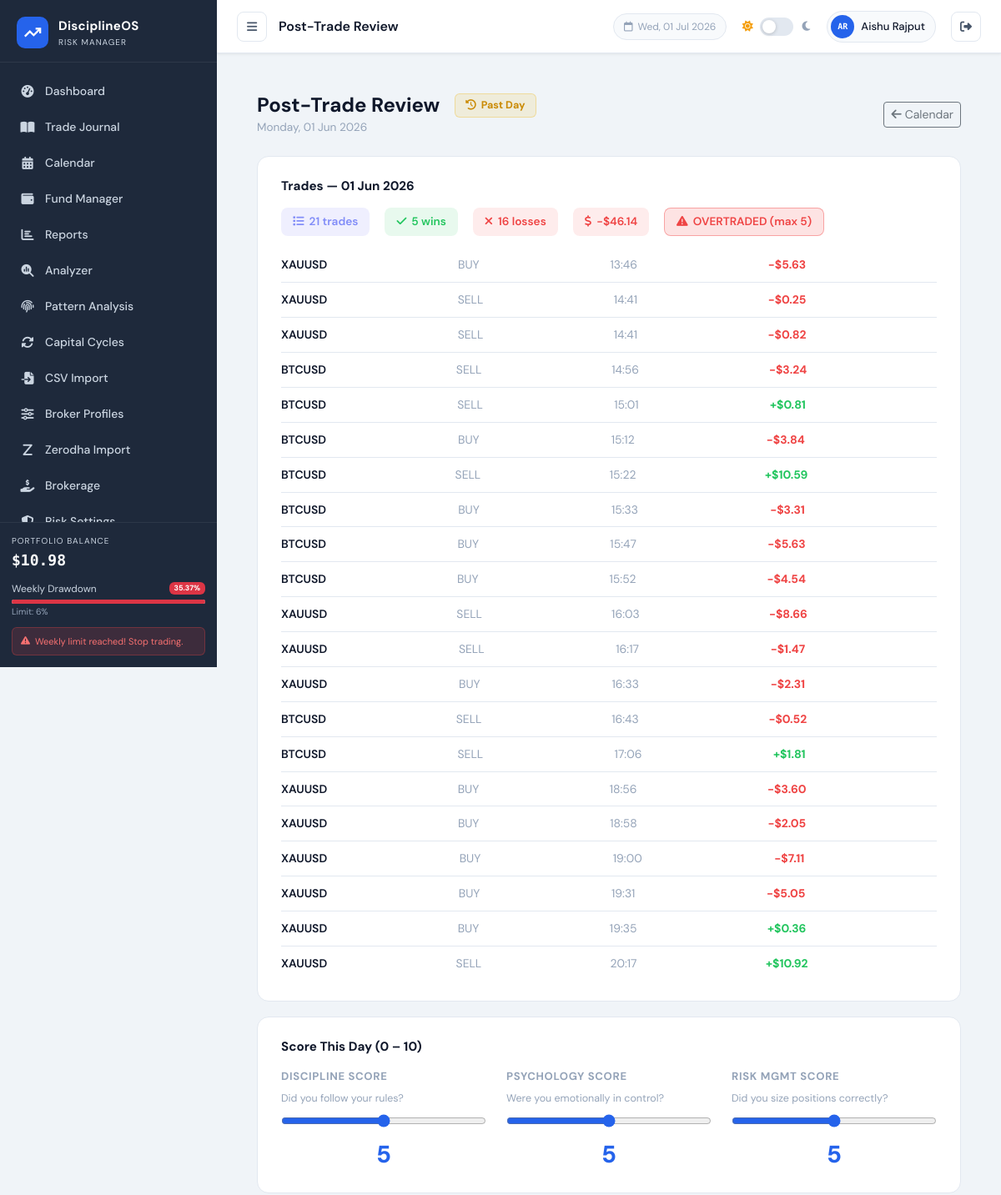
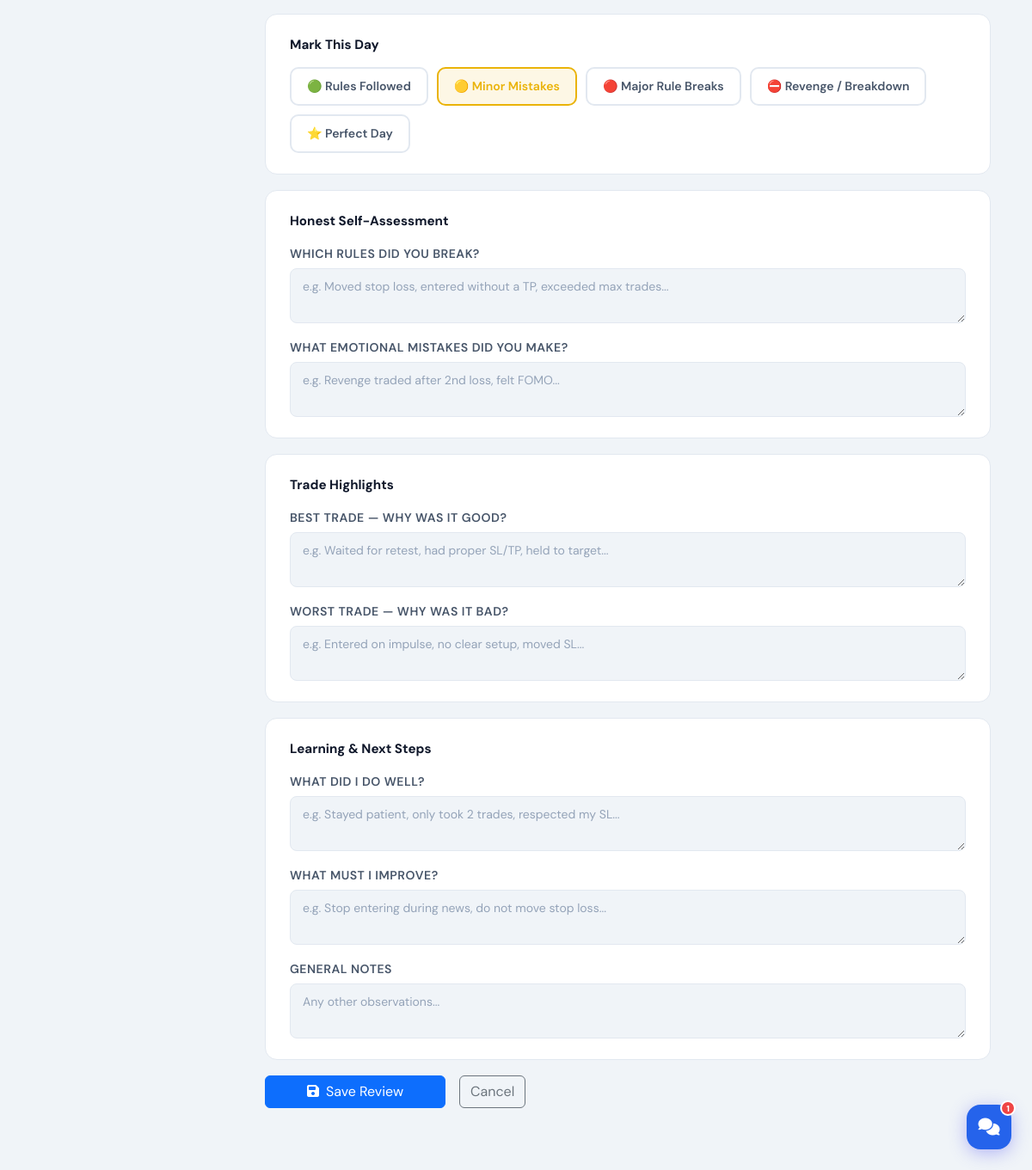
The app's page /pages/post_analysis.php?date=2026-06-01 (signed in) with its own data (2 pictures, top to bottom).
### tables this page shows
CREATE TABLE `users` (
  `id` int NOT NULL,
  `name` varchar(100) NOT NULL,
  `email` varchar(150) NOT NULL,
  `password` varchar(255) NOT NULL,
  `initial_balance` decimal(15,2) DEFAULT '10000.00',
  `currency` varchar(10) NOT NULL DEFAULT 'USD',
  `role` enum('user','admin') NOT NULL DEFAULT 'user',
  `last_login_at` datetime DEFAULT NULL,
  `last_active_at` datetime DEFAULT NULL,
  `login_count` int NOT NULL DEFAULT '0',
  `daily_loss_pct` decimal(5,2) DEFAULT NULL,
  `weekly_loss_pct` decimal(5,2) DEFAULT NULL,
  `warning_threshold_pct` decimal(5,2) DEFAULT NULL,
  `profit_lock_mode` tinyint DEFAULT NULL,
  `max_trades_per_day` int DEFAULT NULL,
  `max_risk_per_trade_pct` decimal(5,2) DEFAULT NULL,
  `signup_ip` varchar(45) DEFAULT NULL,
  `created_at` timestamp NOT NULL DEFAULT CURRENT_TIMESTAMP
);

CREATE TABLE `trades` (
  `id` int NOT NULL,
  `user_id` int NOT NULL DEFAULT '1',
  `trade_datetime` datetime NOT NULL COMMENT 'Closing time of trade',
  `open_time` datetime DEFAULT NULL COMMENT 'Opening time of trade (from broker CSV)',
  `symbol` varchar(20) NOT NULL,
  `entry_price` decimal(15,4) NOT NULL,
  `exit_price` decimal(15,4) NOT NULL,
  `quantity` decimal(15,4) NOT NULL,
  `profit_loss` float NOT NULL COMMENT 'Signed float: positive=profit, negative=loss',
  `brokerage` decimal(10,4) NOT NULL DEFAULT '0.0000' COMMENT 'Commission/brokerage charge (always positive $)',
  `swap` decimal(10,4) NOT NULL DEFAULT '0.0000' COMMENT 'Overnight swap charge (signed)',
  `trade_type` enum('buy','sell','buy_limit','sell_limit') NOT NULL DEFAULT 'buy' COMMENT 'Direction of trade',
  `close_reason` varchar(20) DEFAULT NULL COMMENT 'sl=stop loss, tp=take profit, user=manual, so=stop out',
  `ticket` varchar(50) DEFAULT NULL COMMENT 'Broker ticket/order ID',
  `import_source` varchar(50) DEFAULT NULL COMMENT 'csv_import or manual',
  `notes` text,
  `sl_amount` decimal(10,2) DEFAULT NULL COMMENT 'Stop loss risk in USD',
  `tp_amount` decimal(10,2) DEFAULT NULL COMMENT 'Take profit target in USD',
  `created_at` timestamp NOT NULL DEFAULT CURRENT_TIMESTAMP
);

### pages/post_analysis.php (the view, shortened to what the rows shown need)
<?php
require_once '../config/db.php';
$rootPath  = '../';
$userId = getCurrentUserId();
$today     = date('Y-m-d');
$db        = getDB();
$rawDate    = $_GET['date'] ?? $_POST['target_date'] ?? $today;
$targetDate = (preg_match('/^\d{4}-\d{2}-\d{2}$/', $rawDate) && $rawDate <= $today)
              ? $rawDate : $today;
$stmt = $db->prepare("SELECT * FROM trades WHERE user_id=? AND DATE(trade_datetime)=? ORDER BY trade_datetime ASC");
$stmt->execute([$userId, $targetDate]);
$dateTrades = $stmt->fetchAll();
include '../includes/header.php';
?>
<div class="container-fluid px-4 py-4" style="max-width:900px">
    <div class="d-flex align-items-center justify-content-between mb-4 flex-wrap gap-2">
        <div>
            <div style="display:flex;align-items:center;gap:8px;flex-wrap:wrap">
                <h2 style="font-weight:700;font-size:1.5rem;margin:0">Post-Trade Review</h2>
            </div>
        </div>
    </div>
    <div class="pa-card">
        <?php if (empty($dateTrades)): ?>
            <div style="color:var(--text-muted);font-size:.9rem">No trades recorded in the journal for this day.</div>
        <?php else: ?>
        <?php foreach ($dateTrades as $t): ?>
        <div class="trade-mini">
            <div style="font-weight:600"><?= htmlspecialchars($t['symbol']) ?></div>
            <div style="color:var(--text-muted)"><?= strtoupper($t['trade_type']) ?></div>
            <div style="color:var(--text-muted)"><?= date('H:i', strtotime($t['trade_datetime'])) ?></div>
            <div style="color:<?= $t['profit_loss']>=0?'#22c55e':'#ef4444' ?>;font-weight:700"><?= formatPL($t['profit_loss']) ?></div>
        </div>
        <?php endforeach; ?>
        <?php endif; ?>
    </div>
</div>
<?php include '../includes/footer.php'; ?>

### includes/header.php (shortened to what the rows shown need)
<?php
$currentPage = basename($_SERVER['PHP_SELF'], '.php');
?>
<!DOCTYPE html>
<html lang="en" data-theme="light">
<head>
    <link href="https://cdn.jsdelivr.net/npm/bootstrap@5.3.2/dist/css/bootstrap.min.css" rel="stylesheet">
    <link href="https://cdnjs.cloudflare.com/ajax/libs/font-awesome/6.5.0/css/all.min.css" rel="stylesheet">
    <link href="<?= $rootPath ?? '' ?>assets/css/style.css?v=1.0.2" rel="stylesheet">
</head>
<body>
        <?php if (isAdmin()): ?>
        <div style="margin:12px 16px;border-top:1px solid rgba(255,255,255,.07)"></div>
        <div style="font-size:10px;font-weight:700;letter-spacing:.08em;color:rgba(250,204,21,.7);text-transform:uppercase;padding:4px 20px 2px">
            <i class="fas fa-shield-halved me-1" style="color:rgba(250,204,21,.7)"></i>Admin Only
        </div>
        <a href="<?= $rootPath ?? '' ?>pages/admin.php" class="nav-item <?= $currentPage === 'admin' ? 'active' : '' ?>" style="margin:2px 12px;border-radius:8px">
            <i class="fas fa-chart-line" style="color:rgba(250,204,21,.8)"></i><span style="font-weight:700">User Analytics</span>
        </a>
        <a href="<?= $rootPath ?? '' ?>demo/index.php" class="nav-item" style="background:linear-gradient(135deg,rgba(124,58,237,.12),rgba(37,99,235,.12));border:1px solid rgba(124,58,237,.25);margin:4px 12px;border-radius:8px;padding:10px 14px">
            <i class="fas fa-flask-vial" style="color:var(--accent-purple)"></i><span style="font-weight:700">Demo Trading</span>
        </a>
        <a href="<?= $rootPath ?? '' ?>india/index.php" class="nav-item" style="background:linear-gradient(135deg,rgba(255,153,51,.12),rgba(19,136,8,.12));border:1px solid rgba(255,153,51,.25);margin:4px 12px;border-radius:8px;padding:10px 14px">
            <span style="font-size:16px;margin-right:2px">🇮🇳</span><span style="font-weight:700">India Market</span>
        </a>
        <?php endif; ?>
<div class="main-wrapper" id="mainWrapper">
    <header class="top-bar">
        <div class="topbar-right">
            <?php
            $__loggedUser = getLoggedInUser();
            $__uname      = $__loggedUser['name'] ?? ($_SESSION['user_name'] ?? 'User');
            $__words      = array_filter(explode(' ', $__uname));
            $__initials   = strtoupper(implode('', array_map(fn($w) => $w[0], $__words)));
            $__initials   = substr($__initials, 0, 2);
            ?>
            <div class="user-chip" style="cursor:pointer" title="Account Settings"
                 onclick="window.location='<?= $rootPath ?? '' ?>pages/account.php'">
                <div class="user-avatar"><?= htmlspecialchars($__initials) ?></div>
                <span><?= htmlspecialchars($__uname) ?></span>
            </div>
        </div>
    </header>
    <div class="page-content">

### records on screen
users: name "AR", name "Aishu Rajput"
trades: symbol "XAUUSD", trade_type "BUY", trade_datetime "13:46", profit_loss "-$5.63"
trades: symbol "XAUUSD", trade_type "SELL", trade_datetime "14:41", profit_loss "-$0.25"
trades: symbol "XAUUSD", trade_type "SELL", trade_datetime "14:41", profit_loss "-$0.82"
trades: symbol "BTCUSD", trade_type "SELL", trade_datetime "14:56", profit_loss "-$3.24"
trades: symbol "BTCUSD", trade_type "SELL", trade_datetime "15:01", profit_loss "+$0.81"
trades: symbol "BTCUSD", trade_type "BUY", trade_datetime "15:12", profit_loss "-$3.84"
trades: symbol "BTCUSD", trade_type "SELL", trade_datetime "15:22", profit_loss "+$10.59"
trades: symbol "BTCUSD", trade_type "BUY", trade_datetime "15:33", profit_loss "-$3.31"
trades: symbol "BTCUSD", trade_type "BUY", trade_datetime "15:47", profit_loss "-$5.63"
trades: symbol "BTCUSD", trade_type "BUY", trade_datetime "15:52", profit_loss "-$4.54"
trades: symbol "XAUUSD", trade_type "SELL", trade_datetime "16:03", profit_loss "-$8.66"
trades: symbol "XAUUSD", trade_type "SELL", trade_datetime "16:17", profit_loss "-$1.47"
trades: symbol "XAUUSD", trade_type "BUY", trade_datetime "16:33", profit_loss "-$2.31"
trades: symbol "BTCUSD", trade_type "SELL", trade_datetime "16:43", profit_loss "-$0.52"
trades: symbol "BTCUSD", trade_type "SELL", trade_datetime "17:06", profit_loss "+$1.81"
trades: symbol "XAUUSD", trade_type "BUY", trade_datetime "18:56", profit_loss "-$3.60"
trades: symbol "XAUUSD", trade_type "BUY", trade_datetime "18:58", profit_loss "-$2.05"
trades: symbol "XAUUSD", trade_type "BUY", trade_datetime "19:00", profit_loss "-$7.11"
trades: symbol "XAUUSD", trade_type "BUY", trade_datetime "19:31", profit_loss "-$5.05"
trades: symbol "XAUUSD", trade_type "BUY", trade_datetime "19:35", profit_loss "+$0.36"
trades: symbol "XAUUSD", trade_type "SELL", trade_datetime "20:17", profit_loss "+$10.92"

### other values on screen
APP_NAME "DisciplineOS"
formatUSD($balance) "$10.98"
$weeklyDD "35.37"
$titles[$currentPage] "Post-Trade Review"
$dateLabel "Monday, 01 Jun 2026"
date('d M Y', strtotime($targetDate)) "01 Jun 2026"
$dateStats['tc'] "21"
$dateStats['wins'] "5"
$dateStats['losses'] "16"
formatPL($dateStats['net_pl']) "-$46.14"
MAX_TRADES_PER_DAY "5"
$label "DISCIPLINE SCORE"
$hint "Did you follow your rules?"
$existingVal "5"
$label "PSYCHOLOGY SCORE"
